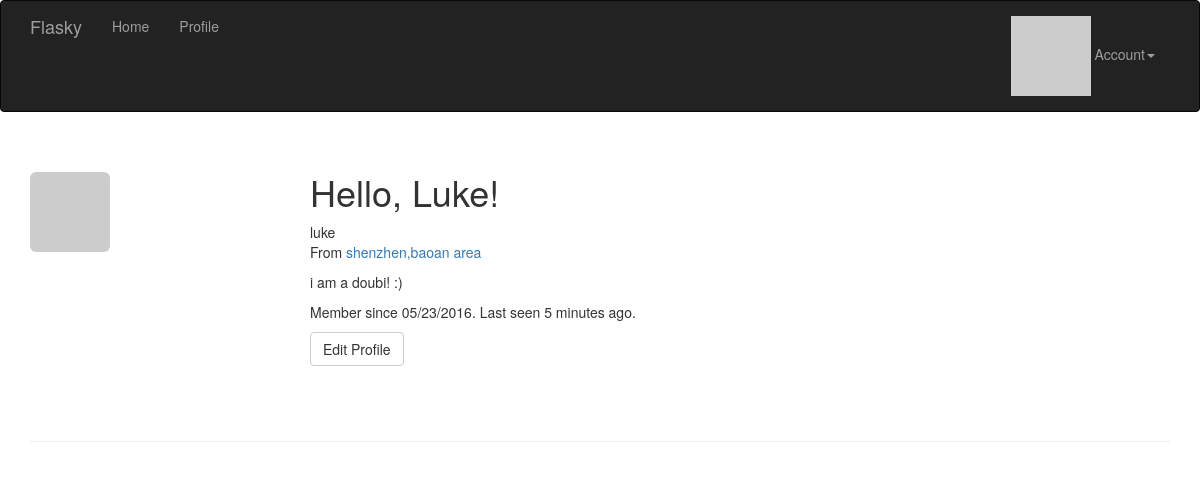
Page /user/Luke (signed in) on the committed database.
### app/models.py (models this page shows, shortened)
class User(UserMixin, db.Model):
    __tablename__ = 'users'
    id = db.Column(db.Integer, primary_key=True)
    email = db.Column(db.String(64), unique=True, index=True)
    username = db.Column(db.String(64), unique=True, index=True)
    role_id = db.Column(db.Integer, db.ForeignKey('roles.id'))
    password_hash = db.Column(db.String(128))
    confirmed = db.Column(db.Boolean, default=False)
    name = db.Column(db.String(64))
    location = db.Column(db.String(64))
    about_me = db.Column(db.Text())
    member_since = db.Column(db.DateTime(), default=datetime.utcnow)
    last_seen = db.Column(db.DateTime(), default=datetime.utcnow)
    avatar_hash = db.Column(db.String(32))
    posts = db.relationship('Post', backref='author', lazy='dynamic')
    @property
    def password(self):
        raise AttributeError('password is not a readable attribute')
    def can(self, perssions):
        return self.role is not None and \
            (self.role.perssions & perssions) == perssions
    def is_administrator(self):
        return self.can(Permission.ADMINISTER)
    def ping(self):
        self.last_seen = datetime.utcnow()
        db.session.add(self)
    def gravatar(self, size=256, default="identicon", rating="g"):
        if request.is_secure:
            url = 'https://secure.gravatar.com/avatar'
        else:
            url = 'http://www.gravatar.com/avatar'
        hash = self.avatar_hash or hashlib.md5(
                self.email.encode('utf-8')).hexdigest()
        return '{url}/{hash}?s={size}&d={default}&r={rating}'.format(
                url=url, hash=hash, size=size, default=default, rating=rating)

### app/main/views.py (the view)
@main.route('/user/<username>')
def user(username):
    user = User.query.filter_by(username=username).first()
    if user is None:
        abort(404)
    return render_template('user.html', user=user)

### app/auth/views.py (called while the page is built)
@auth.before_app_request
def before_request():
    if current_user.is_authenticated:
        current_user.ping()
        if not current_user.confirmed \
               and request.endpoint[:5] != 'auth.' \
               and request.endpoint != 'static':
            return redirect(url_for('auth.unconfirmed'))

### app/main/__init__.py (called while the page is built)
@main.app_context_processor
def inject_perssions():
    return dict(Permission=Permission)

### app/models.py (called while the page is built)
@login_manager.user_loader
def load_user(user_id):
    return User.query.get(int(user_id))

### app/templates/user.html (shortened to what this page needs)
{% extends "base.html" %}
{% block page_content %}
<div class="page-header">
  <img class="img-rounded profile-thumbnail" src="{{ user.gravatar(size=256) }}">
  <div class="profile-header">
    <h1>Hello, {{ user.username }}!</h1>
    {% if user.name or user.location %}
    <p>
      {% if user.name %}
        {{ user.name }}
      {% endif %}
      <br >
      {% if user.location %}
         From <a href="http://maps.baidu.com/?q={{ user.username }}">{{ user.location }}</a>
      {% endif %}
    </p>
    {% endif %}
    {% if user.about_me %}<p>{{ user.about_me }}</p>{% endif %}
    <p>
      Member since {{ moment(user.member_since).format('L') }}.
      Last seen {{ moment(user.last_seen).fromNow() }}.
    </p>
    <p>
      {% if user == current_user %}
      <a class="btn btn-default" href="{{ url_for('.edit_profile') }}">
         Edit Profile
      </a>
      {% endif %}
    </p>
  </div>
</div>
{% endblock %}

### app/static/css/styles.css (style rules this page uses)
.profile-thumbnail { position: absolute; }
.profile-header { min-height: 260px; margin-left: 280px; }

### rows in the picture
User: username "Luke", name "luke", location "shenzhen,baoan area", about_me "i am a doubi! :)", member_since "05/23/2016", last_seen "5 minutes ago"
